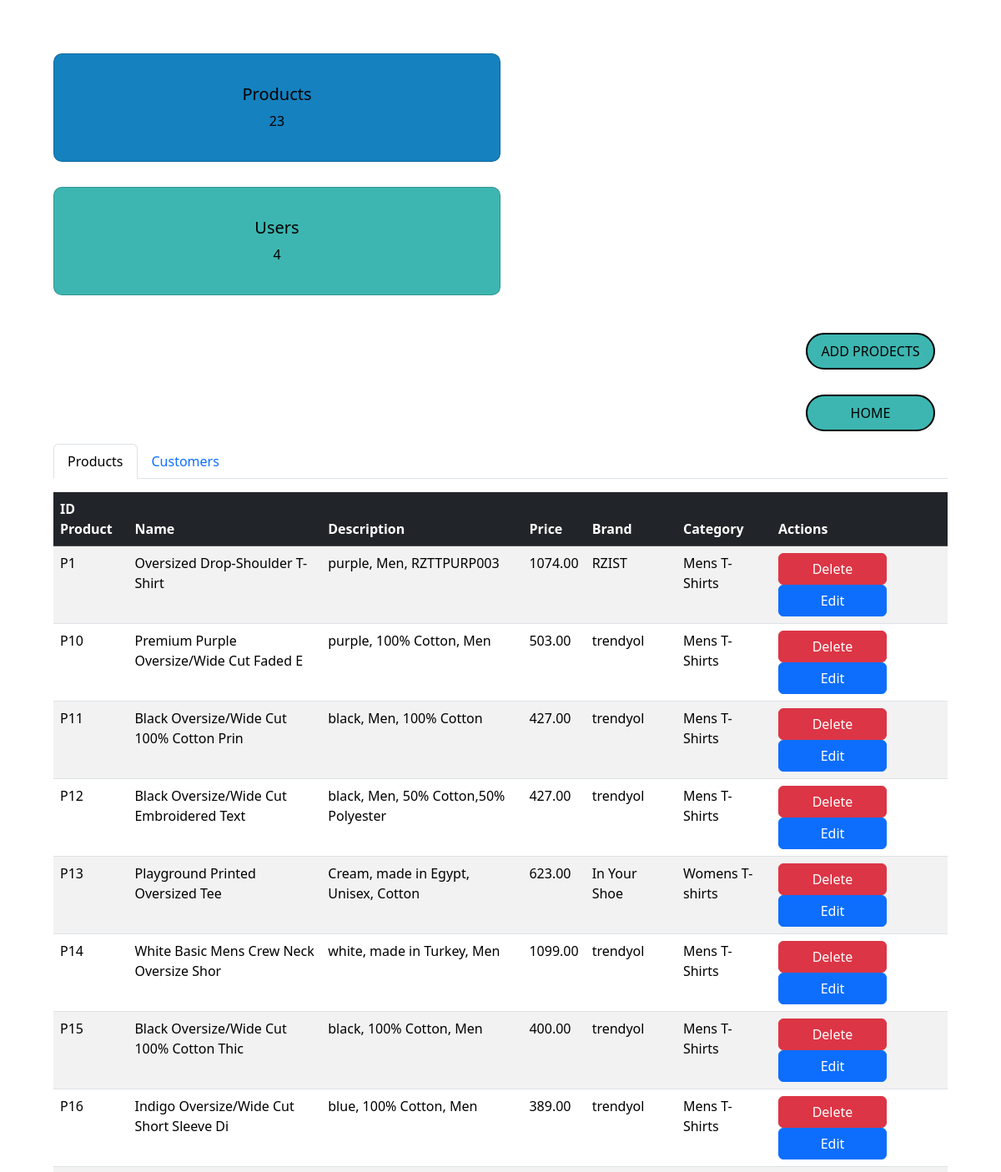
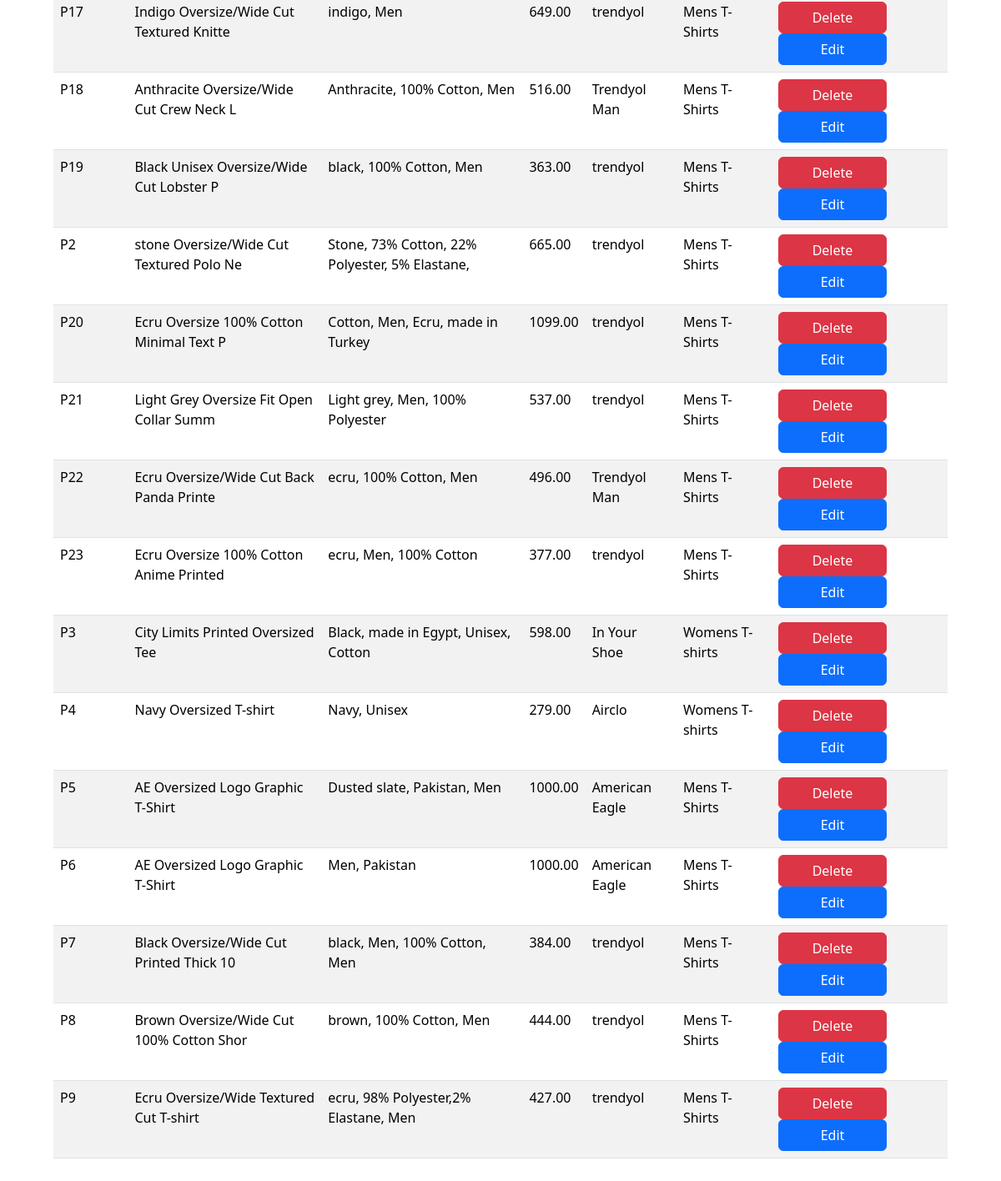
/dashbord_html.php, run on the app's committed database (2 pictures, top to bottom).
### tables this page shows
CREATE TABLE `products` (
  `id_P` varchar(20) NOT NULL,
  `name` varchar(40) NOT NULL,
  `describtion` varchar(150) NOT NULL,
  `price` decimal(15,2) NOT NULL,
  `brand` varchar(30) NOT NULL,
  `category` varchar(30) NOT NULL
);

### dashbord.php (called while the page is built, shortened)
<?php include "conn.php"; ?>
<?php
$result = mysqli_query($conn, "SELECT * FROM products");
if (mysqli_num_rows($result) > 0) {
    $products = mysqli_fetch_all($result, MYSQLI_ASSOC);
}
$count_result = mysqli_query($conn, "SELECT COUNT(*) AS total FROM products");
$count_row = mysqli_fetch_assoc($count_result);
$total_products = $count_row['total'];
$count_res = mysqli_query($conn, "SELECT COUNT(*) AS total FROM users");
$count_row2 = mysqli_fetch_assoc($count_res);
$total_users = $count_row2['total'];
?>

### dashbord_html.php (the view, shortened to what this page needs)
<?php include "dashbord.php"; ?>
<!DOCTYPE html>
<html lang="en">
<head>
    <link rel="stylesheet" href="styles/bootstrap.min.css">
    <link href="styles/dashbord.css" rel="stylesheet">
</head>
<body>
<div class="container-fluid">
    <div class="row">
        <main class="col-md-12 ms-sm-auto px-4 py-4">
            <div class="col-sm-6 mb-2">
                <div class="card " style="background-color: #1581BF;">
                    <div class="card-body">
                        <h5 class="card-title">Products</h5>
                        <p class="card-text"><?= $total_products ?></p>
                    </div>
                </div>
            </div>
            <div class="col-sm-6 mb-2">
                <div class="card " style="background-color: #3DB6B1;">
                    <div class="card-body">
                        <h5 class="card-title">Users</h5>
                        <p class="card-text"><?= $total_users ?></p>
                    </div>
                </div>
            </div>
            <div class="btn1">
                <a href="admin_html.php"><button type="button">ADD PRODECTS</button></a>
            </div>
            <div class="btn1">
                <a href="index.php"><button type="button">HOME</button></a>
            </div>
            <div class="mb-3">
                <ul class="nav nav-tabs">
                    <li class="nav-item"><a class="nav-link active" href="#" onclick="showTab('products')">Products</a></li>
                    <li class="nav-item"><a class="nav-link" href="#" onclick="showTab('customers')">Customers</a></li>
                </ul>
            </div>
            <div id="products" class="tab-content">
                <table class="table table-striped table-hover">
                    <thead class="table-dark">
                        <tr>
                            <th>ID Product</th>
                            <th>Name</th>
                            <th>Description</th>
                            <th>Price</th>
                            <th>Brand</th>
                            <th>Category</th>
                            <th>Actions</th>
                        </tr>
                    </thead>
                    <tbody>
                    <?php foreach($products as $p): ?>
                        <tr>
                            <td><?= $p['id_P'] ?></td>
                            <td><?= $p['name'] ?></td>
                            <td><?= $p['describtion'] ?></td>
                            <td><?= $p['price'] ?></td>
                            <td><?= $p['brand'] ?></td>
                            <td><?= $p['category'] ?></td>
                            <td>
                                <div class="wrap-buttons">
                                    <form action="php_prod.php" method="POST" style="display:inline-block;">
                                        <button type="submit" class="btn btn-danger" onclick="return confirm('Are you sure?')">Delete</button>
                                    </form>
                                    <a class="btn btn-primary"
                                    href="admin_html.php?
                                    id=<?= $p['id_P'] ?>&
                                    name=<?= urlencode($p['name']) ?>&
                                    desc=<?= urlencode($p['describtion']) ?>&
                                    price=<?= $p['price'] ?>&
                                    brand=<?= urlencode($p['brand']) ?>&
                                    category=<?= urlencode($p['category']) ?>">
                                    Edit
                                    </a>
                                </div>
                            </td>
                        </tr>
                    <?php endforeach; ?>
                    </tbody>
                </table>
            </div>
        </main>
    </div>
</div>
</body>
</html>

### styles/dashbord.css (style rules this page uses)
body { padding:40px ; }
.card { color: black; text-align: center; border-radius: 10px; padding: 20px; margin-bottom: 30px; }
.btn1 { display: flex; justify-content: flex-end; border: none; }
.btn1 button { padding: 8px; margin:15px; border: solid 2px black; border-radius: 30px; background-color: #3DB6B1; color: black; width: 155px; }
.wrap-buttons button,.wrap-buttons .btn-primary,form button { width: 130px; }

### data on the page
products: id_P "P1", name "Oversized Drop-Shoulder T-Shirt", describtion "purple, Men, RZTTPURP003", price "1074.00", brand "RZIST", category "Mens T-Shirts"
products: id_P "P10", name "Premium Purple Oversize/Wide Cut Faded E", describtion "purple, 100% Cotton, Men", price "503.00", brand "trendyol", category "Mens T-Shirts"
products: id_P "P11", name "Black Oversize/Wide Cut 100% Cotton Prin", describtion "black, Men, 100% Cotton", price "427.00", brand "trendyol", category "Mens T-Shirts"
products: id_P "P12", name "Black Oversize/Wide Cut Embroidered Text", describtion "black, Men, 50% Cotton,50% Polyester", price "427.00", brand "trendyol", category "Mens T-Shirts"
products: id_P "P13", name "Playground Printed Oversized Tee", describtion "Cream, made in Egypt, Unisex, Cotton", price "623.00", brand "In Your Shoe", category "Womens T-shirts"
products: id_P "P14", name "White Basic Mens Crew Neck Oversize Shor", describtion "white, made in Turkey, Men", price "1099.00", brand "trendyol", category "Mens T-Shirts"
products: id_P "P15", name "Black Oversize/Wide Cut 100% Cotton Thic", describtion "black, 100% Cotton, Men", price "400.00", brand "trendyol", category "Mens T-Shirts"
products: id_P "P16", name "Indigo Oversize/Wide Cut Short Sleeve Di", describtion "blue, 100% Cotton, Men", price "389.00", brand "trendyol", category "Mens T-Shirts"
products: id_P "P17", name "Indigo Oversize/Wide Cut Textured Knitte", describtion "indigo, Men", price "649.00", brand "trendyol", category "Mens T-Shirts"
products: id_P "P18", name "Anthracite Oversize/Wide Cut Crew Neck L", describtion "Anthracite, 100% Cotton, Men", price "516.00", brand "Trendyol Man", category "Mens T-Shirts"
products: id_P "P19", name "Black Unisex Oversize/Wide Cut Lobster P", describtion "black, 100% Cotton, Men", price "363.00", brand "trendyol", category "Mens T-Shirts"
products: id_P "P2", name "stone Oversize/Wide Cut Textured Polo Ne", describtion "Stone, 73% Cotton, 22% Polyester, 5% Elastane,", price "665.00", brand "trendyol", category "Mens T-Shirts"
products: id_P "P20", name "Ecru Oversize 100% Cotton Minimal Text P", describtion "Cotton, Men, Ecru, made in Turkey", price "1099.00", brand "trendyol", category "Mens T-Shirts"
products: id_P "P21", name "Light Grey Oversize Fit Open Collar Summ", describtion "Light grey, Men, 100% Polyester", price "537.00", brand "trendyol", category "Mens T-Shirts"
products: id_P "P22", name "Ecru Oversize/Wide Cut Back Panda Printe", describtion "ecru, 100% Cotton, Men", price "496.00", brand "Trendyol Man", category "Mens T-Shirts"
products: id_P "P23", name "Ecru Oversize 100% Cotton Anime Printed", describtion "ecru, Men, 100% Cotton", price "377.00", brand "trendyol", category "Mens T-Shirts"
products: id_P "P3", name "City Limits Printed Oversized Tee", describtion "Black, made in Egypt, Unisex, Cotton", price "598.00", brand "In Your Shoe", category "Womens T-shirts"
products: id_P "P4", name "Navy Oversized T-shirt", describtion "Navy, Unisex", price "279.00", brand "Airclo", category "Womens T-shirts"
products: id_P "P5", name "AE Oversized Logo Graphic T-Shirt", describtion "Dusted slate, Pakistan, Men", price "1000.00", brand "American Eagle", category "Mens T-Shirts"
products: id_P "P6", name "AE Oversized Logo Graphic T-Shirt", describtion "Men, Pakistan", price "1000.00", brand "American Eagle", category "Mens T-Shirts"
products: id_P "P7", name "Black Oversize/Wide Cut Printed Thick 10", describtion "black, Men, 100% Cotton, Men", price "384.00", brand "trendyol", category "Mens T-Shirts"
products: id_P "P8", name "Brown Oversize/Wide Cut 100% Cotton Shor", describtion "brown, 100% Cotton, Men", price "444.00", brand "trendyol", category "Mens T-Shirts"
products: id_P "P9", name "Ecru Oversize/Wide Textured Cut T-shirt", describtion "ecru, 98% Polyester,2% Elastane, Men", price "427.00", brand "trendyol", category "Mens T-Shirts"

### other printed values
$total_products "23"
$total_users "4"
